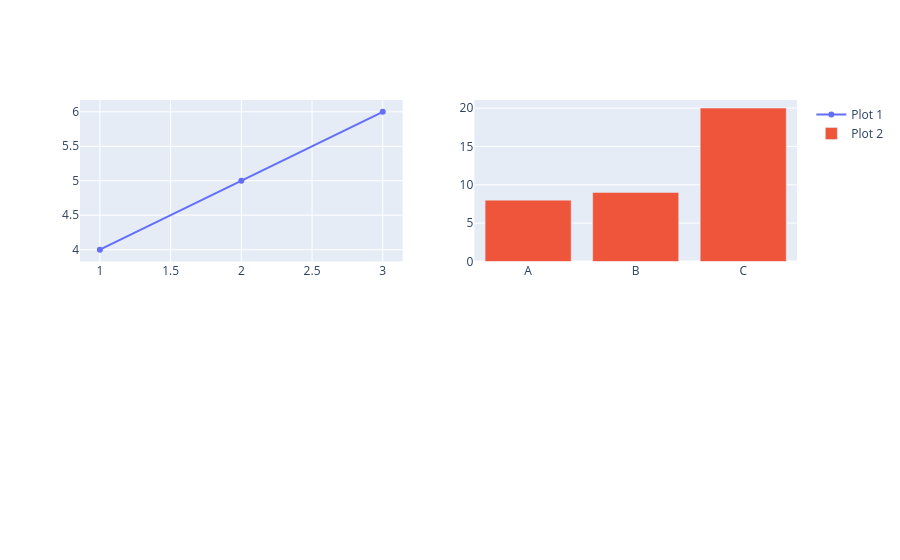

The notebook cell this image was saved under:
### Code cell
plot2 = go.Bar(x=["A","B", "C"],
               y=[8,9,20],
               name="Plot 2")

fig.add_trace(plot2, row=1, col=2)

### Figure 1 — Plotly figure (JSON) as saved in the notebook; plotly's stock layout.template omitted (floating-point values rounded to 4 significant figures)
{"data": [{"mode": "lines+markers", "name": "Plot 1", "type": "scatter", "x": [1, 2, 3], "xaxis": "x", "y": [4, 5, 6], "yaxis": "y"}, {"name": "Plot 2", "type": "bar", "x": ["A", "B", "C"], "xaxis": "x2", "y": [8, 9, 20], "yaxis": "y2"}], "layout": {"xaxis": {"anchor": "y", "domain": [0, 0.45]}, "xaxis2": {"anchor": "y2", "domain": [0.55, 1]}, "xaxis3": {"anchor": "y3", "domain": [0, 0.45]}, "xaxis4": {"anchor": "y4", "domain": [0.55, 1]}, "yaxis": {"anchor": "x", "domain": [0.575, 1]}, "yaxis2": {"anchor": "x2", "domain": [0.575, 1]}, "yaxis3": {"anchor": "x3", "domain": [0, 0.425]}, "yaxis4": {"anchor": "x4", "domain": [0, 0.425]}}}
